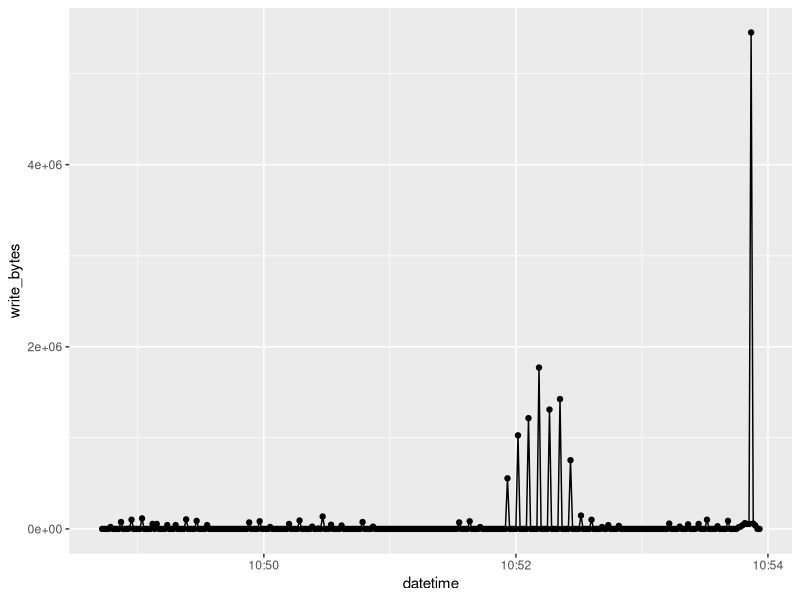

This chart was generated by the following R code: (Note: this script raises an error after producing the figure.)
## ---- chunk 1
knitr::opts_chunk$set(echo = TRUE)

library(dplyr)
library(ggplot2)
library(lubridate)
## ---- chunk 2
data = read.table('io.txt',sep=",",skip=16)
colnames(data)=c("datetime","write","write_bytes","read","read_bytes","used","usedfiles","peak_interval")
data$datetime <- as.POSIXct(as.character(data$datetime))
data

## ---- chunk 3
jobs_by_two_min <-data %>% filter(datetime >= as.POSIXct("2020-07-16 11:53:00") & datetime < as.POSIXct("2020-07-16 11:55:00"))
jobs_by_five_min <- data %>% filter(datetime >= as.POSIXct("2020-07-16 11:44:00") & datetime < as.POSIXct("2020-07-16 11:54:00"))
jobs_by_one_hour <- data %>% filter(datetime >= as.POSIXct("2020-07-16 11:44:00") & datetime < as.POSIXct("2020-07-16 12:44:00"))

gplot_two_min <-ggplot(jobs_by_two_min,aes(datetime,write_bytes,group=1))+geom_line()+geom_point()
gplot_five_min <-ggplot(jobs_by_five_min,aes(datetime,write_bytes,group=1))+geom_line()+geom_point()
gplot_by_one_hour <-ggplot(jobs_by_one_hour,aes(datetime,write_bytes,group=1))+geom_line()+geom_point()
gplot<-ggplot(data,aes(datetime,write_bytes,group=1))+geom_line()+geom_point()
#gplot_two_min
#gplot_five_min
#gplot_by_one_hour
gplot
## ---- chunk 4
five_min_size<-hist(jobs_by_five_min$write_bytes[jobs_by_five_min$write_bytes!=0],main="size of write bytes distribution(5 mins)")
five_min_size

five_min_peak_dist<-hist(jobs_by_five_min$peak_interval[jobs_by_five_min$peak_interval!=0],main="Distance between peaks (5 mins)")
five_min_peak_dist

one_hour_size<-hist(jobs_by_one_hour$write_bytes[jobs_by_one_hour$write_bytes!=0],main="Size of write bytes distribution (one hour)")
one_hour_size

one_hout_size<-hist(jobs_by_one_hour$peak_interval[jobs_by_one_hour$peak_interval!=0],main="Distance between peaks (one hour)",xaxt="second")
one_hour_size
